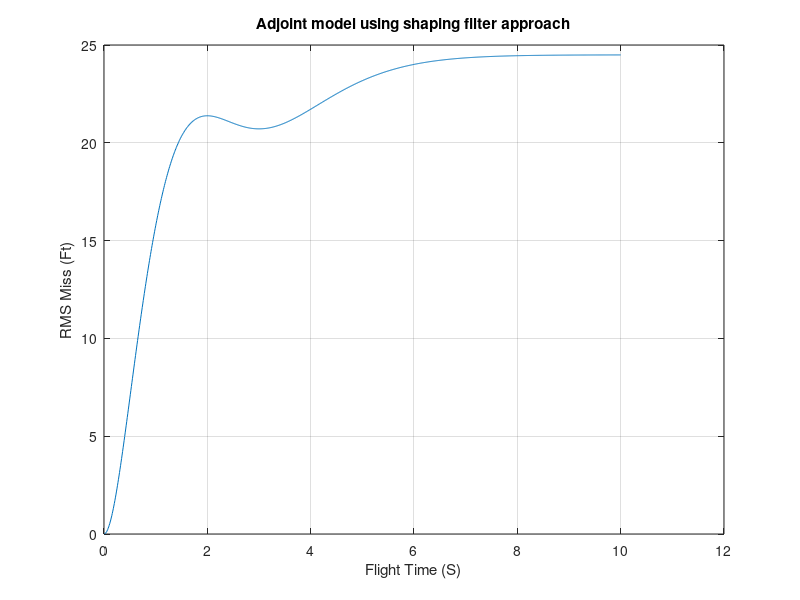

Write MATLAB code to recreate this figure.
clear
count=0;
XNT = 96.6;
XNP = 3;
TAU = 1;
TF = 10;
T=0;
S=0;
TP=T+.00001;
X1=0;
X2=0;
X3=1;
X4=0;
X5=0.;
X6=0;
X7=0;
H=.01;
XNU=.5;
BETA=96.6
while TP <= (TF - 1e-5)
	STEP=1;
	FLAG=0;
	S=S+H;
	X1OLD=X1;
	X2OLD=X2;
	X3OLD=X3;
	X4OLD=X4;
	X5OLD=X5;
	X6OLD=X6;
	X7OLD=X7;
	while STEP <=1
		if FLAG==1
			STEP=2;
			X1=X1+H*X1D;
			X2=X2+H*X2D;
			X3=X3+H*X3D;
			X4=X4+H*X4D;
			X5=X5+H*X5D;
			X6=X6+H*X6D;
			X7=X7+H*X7D;
			TP=TP+H;
		end;
		X1D=X2;
		X2D=X3;
		Y1=(X4-X2)/TAU;
		TGO=TP+.00001;
		X3D=XNP*Y1/TGO;
		X4D=-Y1;
		X5D=X1*X1;
		X6D=X2-2.*XNU*X6; 
		X7D=(2.*XNU*X6)^2;
		FLAG=1;
	end;
	FLAG=0;
	X1=(X1OLD+X1)/2+.5*H*X1D;
	X2=(X2OLD+X2)/2+.5*H*X2D;
	X3=(X3OLD+X3)/2+.5*H*X3D;
	X4=(X4OLD+X4)/2+.5*H*X4D;
   	X5=(X5OLD+X5)/2+.5*H*X5D;
	X6=(X6OLD+X6)/2+.5*H*X6D;
	X7=(X7OLD+X7)/2+.5*H*X7D;
   	S=S+H;
   	if S>=.000999
      		S=0.;
			XMBT=BETA*sqrt(X7/XNU);
			XIC=BETA*X6;
			RMS=sqrt(XMBT^2+XIC^2);
      		count=count+1;
      		ArrayTP(count)=TP;
      		ArrayRMS(count)=RMS;
   	end;
end
figure
plot(ArrayTP, ArrayRMS),grid
title('Adjoint model using shaping filter approach')
xlabel('Flight Time (S)')
ylabel('RMS Miss (Ft)')
%axis([00,10,00,30])
clc
output=[ArrayTP',ArrayRMS'];
save datfil.txt output -ascii
disp('Simulation Complete')
